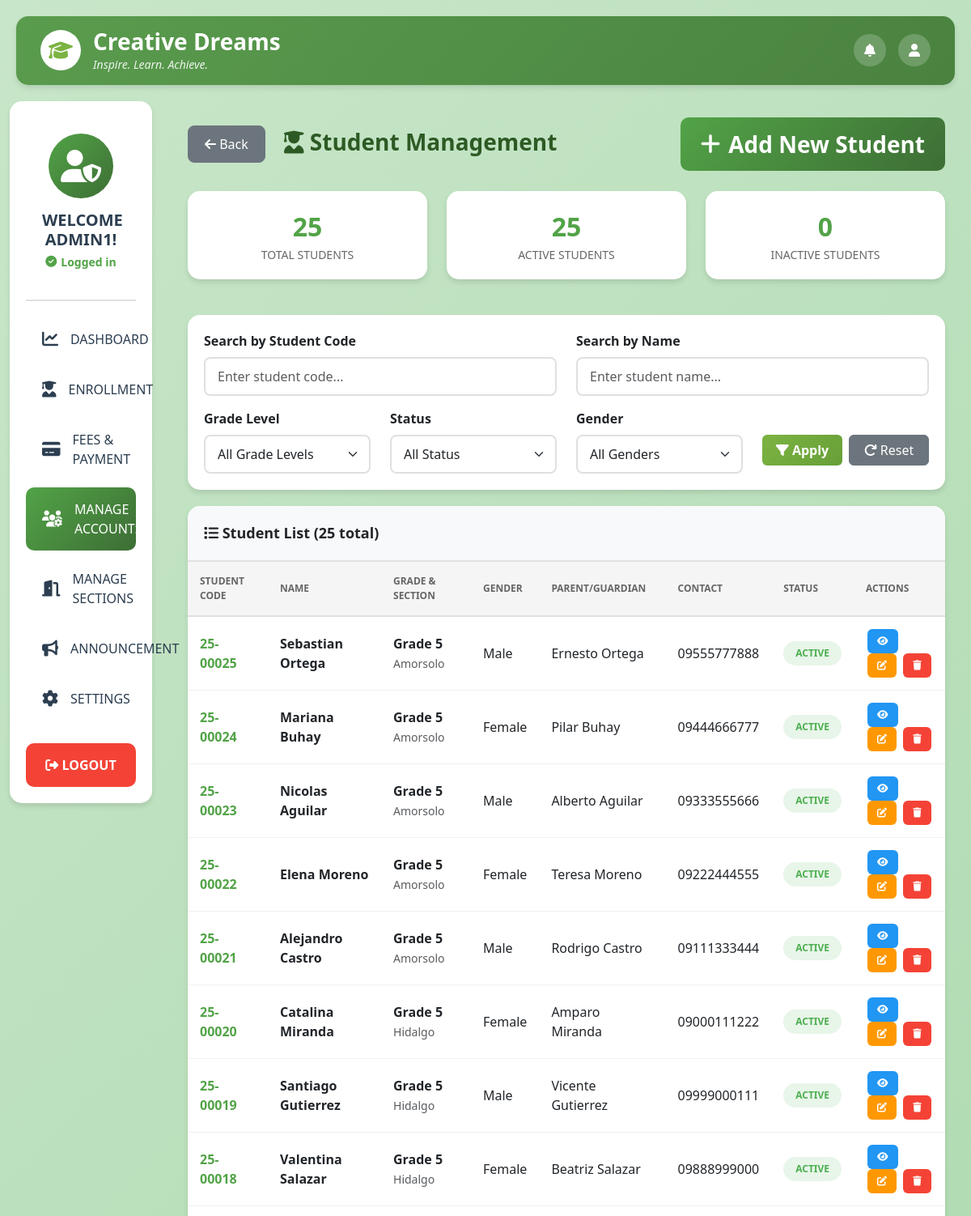
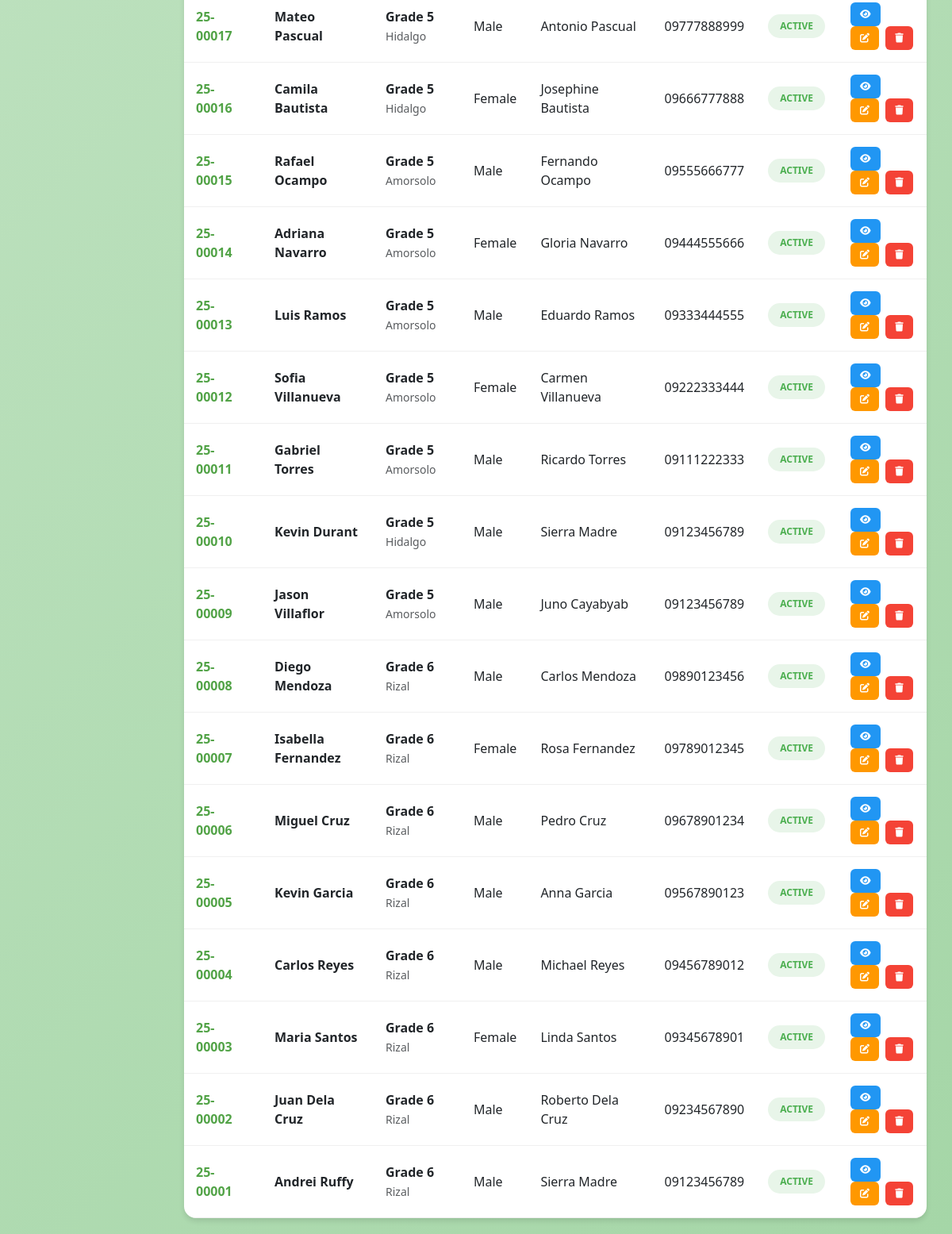
The app's page /view_students.php (signed in) with its own data (2 pictures, top to bottom).
### tables this page shows
CREATE TABLE `students` (
  `student_id` int(11) NOT NULL,
  `user_id` int(11) NOT NULL,
  `student_code` varchar(50) NOT NULL,
  `first_name` varchar(100) NOT NULL,
  `last_name` varchar(100) NOT NULL,
  `middle_name` varchar(100) DEFAULT NULL,
  `section_id` int(11) DEFAULT NULL,
  `parent_id` int(11) DEFAULT NULL,
  `gender` enum('Male','Female') DEFAULT NULL,
  `birthdate` date DEFAULT NULL,
  `address` text DEFAULT NULL,
  `status` enum('active','inactive','graduated','transferred') DEFAULT 'active',
  `date_enrolled` date DEFAULT NULL,
  `profile_picture` varchar(255) DEFAULT NULL
);

CREATE TABLE `sections` (
  `section_id` int(11) NOT NULL,
  `grade_level` varchar(10) NOT NULL,
  `section_name` varchar(50) NOT NULL,
  `adviser_code` varchar(50) DEFAULT NULL,
  `school_year` varchar(20) NOT NULL,
  `max_capacity` int(11) DEFAULT 25,
  `current_enrollment` int(11) DEFAULT 0,
  `room_assignment` varchar(50) DEFAULT NULL,
  `is_active` tinyint(1) DEFAULT 1,
  `created_at` datetime DEFAULT current_timestamp()
);

CREATE TABLE `parents` (
  `parent_id` int(11) NOT NULL,
  `parent_code` varchar(50) NOT NULL,
  `first_name` varchar(100) NOT NULL,
  `last_name` varchar(100) NOT NULL,
  `middle_name` varchar(100) DEFAULT NULL,
  `relationship` enum('Mother','Father','Guardian','Other') DEFAULT 'Guardian',
  `email` varchar(100) DEFAULT NULL,
  `contact_number` varchar(20) DEFAULT NULL,
  `address` text DEFAULT NULL,
  `occupation` varchar(100) DEFAULT NULL
);

### view_students.php (the view, shortened to what the rows shown need)
<?php
$host = 'localhost';
$dbname = 'u545996239_cdsportal';
$username = 'u545996239_cdsportal';
$password = 'B@nana2025';
try {
    $pdo = new PDO("mysql:host=$host;dbname=$dbname;charset=utf8mb4", $username, $password);
    $pdo->setAttribute(PDO::ATTR_ERRMODE, PDO::ERRMODE_EXCEPTION);
    $pdo->setAttribute(PDO::ATTR_DEFAULT_FETCH_MODE, PDO::FETCH_ASSOC);
} catch (PDOException $e) {
    die("Connection failed: " . $e->getMessage());
}
$students = [];
try {
    $stmt = $pdo->query("
        SELECT
            s.*,
            sec.grade_level,
            sec.section_name,
            p.first_name as parent_first_name,
            p.last_name as parent_last_name,
            p.contact_number as parent_contact,
            u.status as account_status
        FROM students s
        LEFT JOIN sections sec ON s.section_id = sec.section_id
        LEFT JOIN parents p ON s.parent_id = p.parent_id
        LEFT JOIN users u ON s.user_id = u.user_id
        ORDER BY s.student_code DESC
    ");
    $students = $stmt->fetchAll();
} catch (PDOException $e) {
    error_log("Error fetching students: " . $e->getMessage());
}
?>
<!DOCTYPE html>
<html lang="en">
<head>
    <link href="https://cdn.jsdelivr.net/npm/bootstrap@5.3.0/dist/css/bootstrap.min.css" rel="stylesheet">
    <link rel="stylesheet" href="https://cdnjs.cloudflare.com/ajax/libs/font-awesome/6.4.0/css/all.min.css">
</head>
<body>
    <div class="top-header">
        <div class="d-flex justify-content-between align-items-center flex-wrap">
            <div class="logo-section">
                <div class="brand-text">
                    <h1>Creative Dreams</h1>
                </div>
            </div>
        </div>
    </div>
    <div class="container-fluid">
        <div class="row">
            <div class="col-lg-10 col-md-9">
                <div class="main-content">
                    <div class="table-container">
                        <div class="table-responsive">
                            <table class="student-table" id="studentTable">
                                <thead>
                                    <tr>
                                        <th>Student Code</th>
                                        <th>Name</th>
                                        <th>Grade & Section</th>
                                        <th>Gender</th>
                                        <th>Parent/Guardian</th>
                                        <th>Contact</th>
                                        <th>Status</th>
                                        <th>Actions</th>
                                    </tr>
                                </thead>
                                <tbody>
                                    <?php if (empty($students)): ?>
                                        <tr>
                                            <td colspan="8" class="text-center text-muted py-4">
                                                <i class="fas fa-inbox fa-3x mb-3"></i>
                                                <p>No students found in the system.</p>
                                            </td>
                                        </tr>
                                    <?php else: ?>
                                        <?php foreach ($students as $student): ?>
                                            <tr data-grade="<?php echo htmlspecialchars($student['grade_level'] ?? ''); ?>"
                                                data-status="<?php echo htmlspecialchars($student['status']); ?>">
                                                <td class="student-code"><?php echo htmlspecialchars($student['student_code']); ?></td>
                                                <td>
                                                    <strong><?php echo htmlspecialchars($student['first_name'] . ' ' . $student['last_name']); ?></strong>
                                                </td>
                                                <td>
                                                    <?php if ($student['grade_level'] && $student['section_name']): ?>
                                                        <strong>Grade <?php echo htmlspecialchars($student['grade_level']); ?></strong><br>
                                                        <small class="text-muted"><?php echo htmlspecialchars($student['section_name']); ?></small>
                                                    <?php else: ?>
                                                        <span class="text-muted">Not Assigned</span>
                                                    <?php endif; ?>
                                                </td>
                                                <td><?php echo htmlspecialchars($student['gender'] ?? 'N/A'); ?></td>
                                                <td>
                                                    <?php if ($student['parent_first_name']): ?>
                                                        <?php echo htmlspecialchars($student['parent_first_name'] . ' ' . $student['parent_last_name']); ?>
                                                    <?php else: ?>
                                                        <span class="text-muted">No Guardian</span>
                                                    <?php endif; ?>
                                                </td>
                                                <td><?php echo htmlspecialchars($student['parent_contact'] ?? 'N/A'); ?></td>
                                                <td>
                                                    <span class="status-badge status-<?php echo htmlspecialchars($student['status']); ?>">
                                                        <?php echo ucfirst($student['status']); ?>
                                                    </span>
                                                </td>
                                                <td>
                                                    <button class="btn-action btn-view" title="View Details"
                                                        onclick="viewStudent('<?php echo $student['student_code']; ?>')">
                                                        <i class="fas fa-eye"></i>
                                                    </button>
                                                    <button class="btn-action btn-edit" title="Edit"
                                                        onclick="editStudent('<?php echo $student['student_code']; ?>')">
                                                        <i class="fas fa-edit"></i>
                                                    </button>
                                                    <button class="btn-action btn-delete" title="Delete"
                                                        onclick="confirmDelete('<?php echo $student['student_code']; ?>', '<?php echo htmlspecialchars($student['first_name'] . ' ' . $student['last_name']); ?>')">
                                                        <i class="fas fa-trash"></i>
                                                    </button>
                                                </td>
                                            </tr>
                                        <?php endforeach; ?>
                                    <?php endif; ?>
                                </tbody>
                            </table>
                        </div>
                    </div>
                </div>
            </div>
        </div>
    </div>
</body>
</html>

### records on screen
students: student_code "25-00025", first_name+last_name "Sebastian Ortega", section.grade_level "5", section.section_name "Amorsolo", gender "Male", parent.last_name "Ernesto Ortega", parent.contact_number "09555777888", status "ACTIVE"
students: student_code "25-00024", first_name+last_name "Mariana Buhay", section.grade_level "5", section.section_name "Amorsolo", gender "Female", parent.last_name "Pilar Buhay", parent.contact_number "09444666777", status "ACTIVE"
students: student_code "25-00023", first_name+last_name "Nicolas Aguilar", section.grade_level "5", section.section_name "Amorsolo", gender "Male", parent.last_name "Alberto Aguilar", parent.contact_number "09333555666", status "ACTIVE"
students: student_code "25-00022", first_name+last_name "Elena Moreno", section.grade_level "5", section.section_name "Amorsolo", gender "Female", parent.last_name "Teresa Moreno", parent.contact_number "09222444555", status "ACTIVE"
students: student_code "25-00021", first_name+last_name "Alejandro Castro", section.grade_level "5", section.section_name "Amorsolo", gender "Male", parent.last_name "Rodrigo Castro", parent.contact_number "09111333444", status "ACTIVE"
students: student_code "25-00020", first_name+last_name "Catalina Miranda", section.grade_level "5", section.section_name "Hidalgo", gender "Female", parent.last_name "Amparo Miranda", parent.contact_number "09000111222", status "ACTIVE"
students: student_code "25-00019", first_name+last_name "Santiago Gutierrez", section.grade_level "5", section.section_name "Hidalgo", gender "Male", parent.last_name "Vicente Gutierrez", parent.contact_number "09999000111", status "ACTIVE"
students: student_code "25-00018", first_name+last_name "Valentina Salazar", section.grade_level "5", section.section_name "Hidalgo", gender "Female", parent.last_name "Beatriz Salazar", parent.contact_number "09888999000", status "ACTIVE"
students: student_code "25-00017", first_name+last_name "Mateo Pascual", section.grade_level "5", section.section_name "Hidalgo", gender "Male", parent.last_name "Antonio Pascual", parent.contact_number "09777888999", status "ACTIVE"
students: student_code "25-00016", first_name+last_name "Camila Bautista", section.grade_level "5", section.section_name "Hidalgo", gender "Female", parent.last_name "Josephine Bautista", parent.contact_number "09666777888", status "ACTIVE"
students: student_code "25-00015", first_name+last_name "Rafael Ocampo", section.grade_level "5", section.section_name "Amorsolo", gender "Male", parent.last_name "Fernando Ocampo", parent.contact_number "09555666777", status "ACTIVE"
students: student_code "25-00014", first_name+last_name "Adriana Navarro", section.grade_level "5", section.section_name "Amorsolo", gender "Female", parent.last_name "Gloria Navarro", parent.contact_number "09444555666", status "ACTIVE"
students: student_code "25-00013", first_name+last_name "Luis Ramos", section.grade_level "5", section.section_name "Amorsolo", gender "Male", parent.last_name "Eduardo Ramos", parent.contact_number "09333444555", status "ACTIVE"
students: student_code "25-00012", first_name+last_name "Sofia Villanueva", section.grade_level "5", section.section_name "Amorsolo", gender "Female", parent.last_name "Carmen Villanueva", parent.contact_number "09222333444", status "ACTIVE"
students: student_code "25-00011", first_name+last_name "Gabriel Torres", section.grade_level "5", section.section_name "Amorsolo", gender "Male", parent.last_name "Ricardo Torres", parent.contact_number "09111222333", status "ACTIVE"
students: student_code "25-00010", first_name+last_name "Kevin Durant", section.grade_level "5", section.section_name "Hidalgo", gender "Male", parent.last_name "Sierra Madre", parent.contact_number "09123456789", status "ACTIVE"
students: student_code "25-00009", first_name+last_name "Jason Villaflor", section.grade_level "5", section.section_name "Amorsolo", gender "Male", parent.last_name "Juno Cayabyab", parent.contact_number "09123456789", status "ACTIVE"
students: student_code "25-00008", first_name+last_name "Diego Mendoza", section.grade_level "6", section.section_name "Rizal", gender "Male", parent.last_name "Carlos Mendoza", parent.contact_number "09890123456", status "ACTIVE"
students: student_code "25-00007", first_name+last_name "Isabella Fernandez", section.grade_level "6", section.section_name "Rizal", gender "Female", parent.last_name "Rosa Fernandez", parent.contact_number "09789012345", status "ACTIVE"
students: student_code "25-00006", first_name+last_name "Miguel Cruz", section.grade_level "6", section.section_name "Rizal", gender "Male", parent.last_name "Pedro Cruz", parent.contact_number "09678901234", status "ACTIVE"
students: student_code "25-00005", first_name+last_name "Kevin Garcia", section.grade_level "6", section.section_name "Rizal", gender "Male", parent.last_name "Anna Garcia", parent.contact_number "09567890123", status "ACTIVE"
students: student_code "25-00004", first_name+last_name "Carlos Reyes", section.grade_level "6", section.section_name "Rizal", gender "Male", parent.last_name "Michael Reyes", parent.contact_number "09456789012", status "ACTIVE"
students: student_code "25-00003", first_name+last_name "Maria Santos", section.grade_level "6", section.section_name "Rizal", gender "Female", parent.last_name "Linda Santos", parent.contact_number "09345678901", status "ACTIVE"
students: student_code "25-00002", first_name+last_name "Juan Dela Cruz", section.grade_level "6", section.section_name "Rizal", gender "Male", parent.last_name "Roberto Dela Cruz", parent.contact_number "09234567890", status "ACTIVE"
students: student_code "25-00001", first_name+last_name "Andrei Ruffy", section.grade_level "6", section.section_name "Rizal", gender "Male", parent.last_name "Sierra Madre", parent.contact_number "09123456789", status "ACTIVE"

### other values on screen
$adminName "ADMIN1"
$totalStudents "25"
$activeStudents "25"
$inactiveStudents "0"
